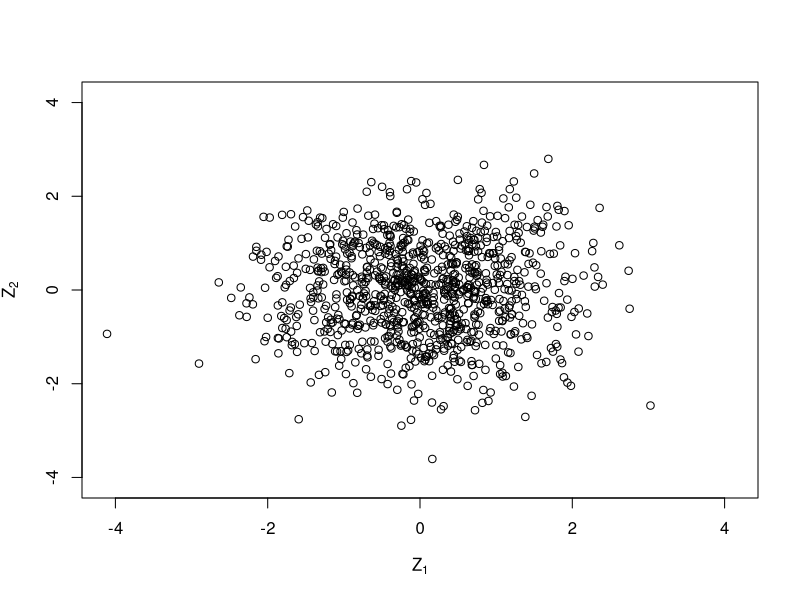
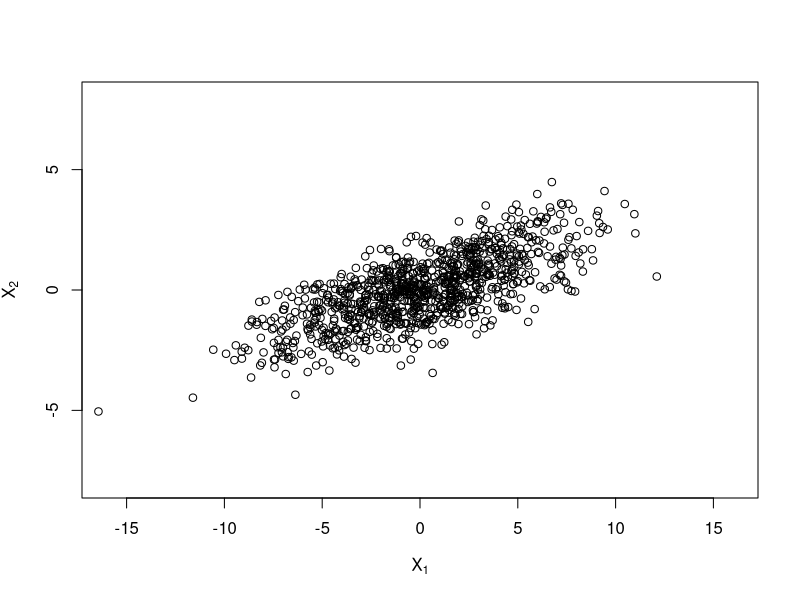
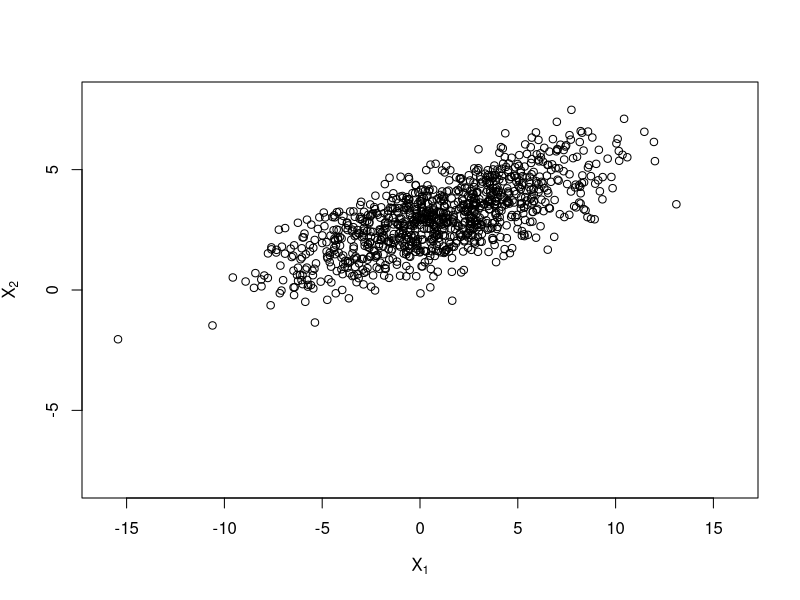
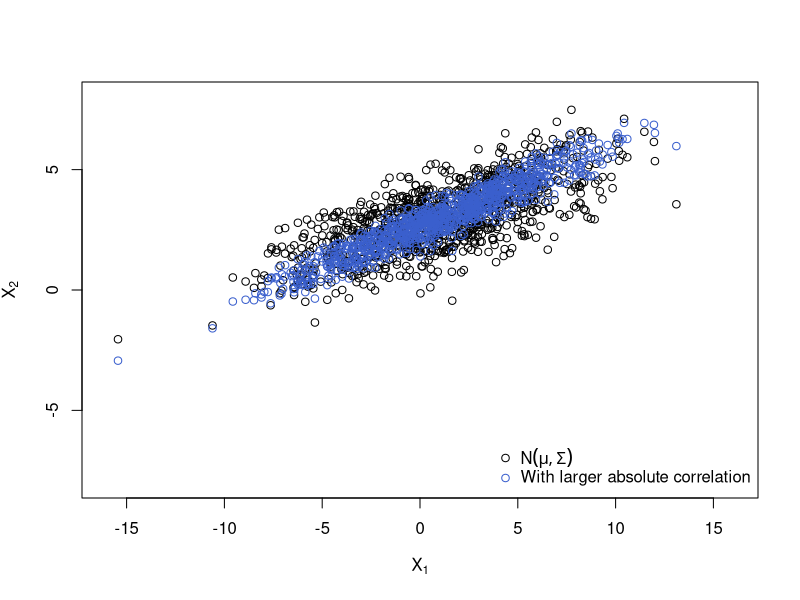
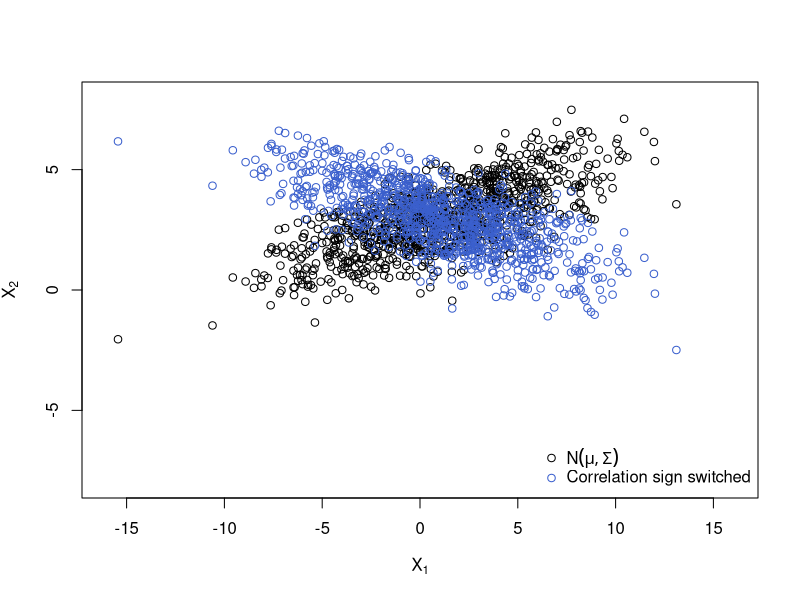
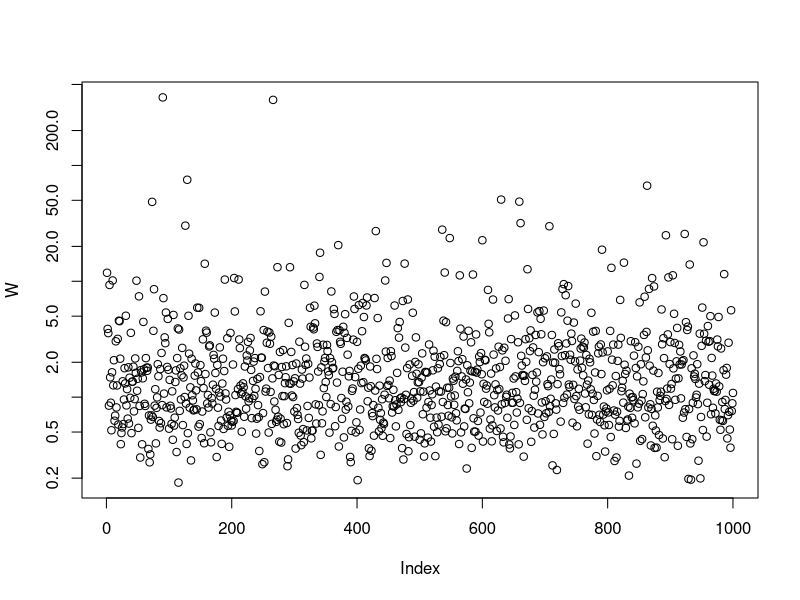
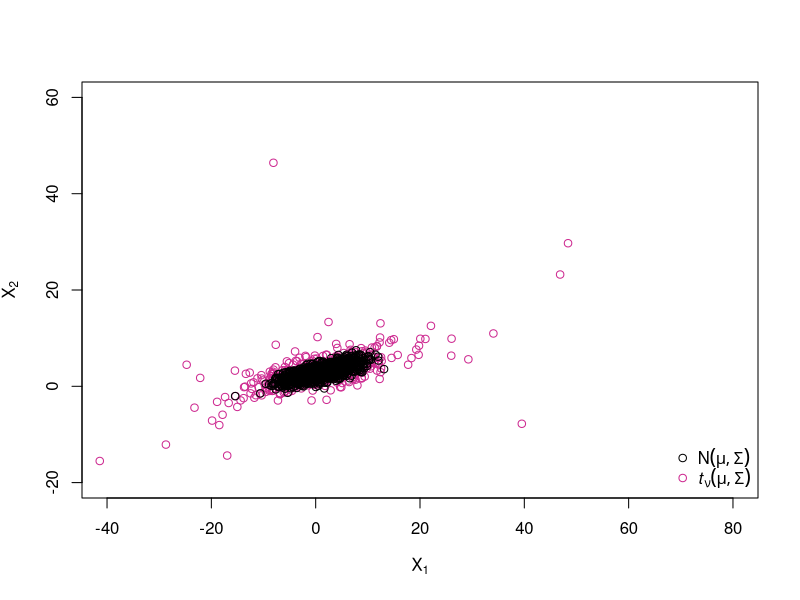
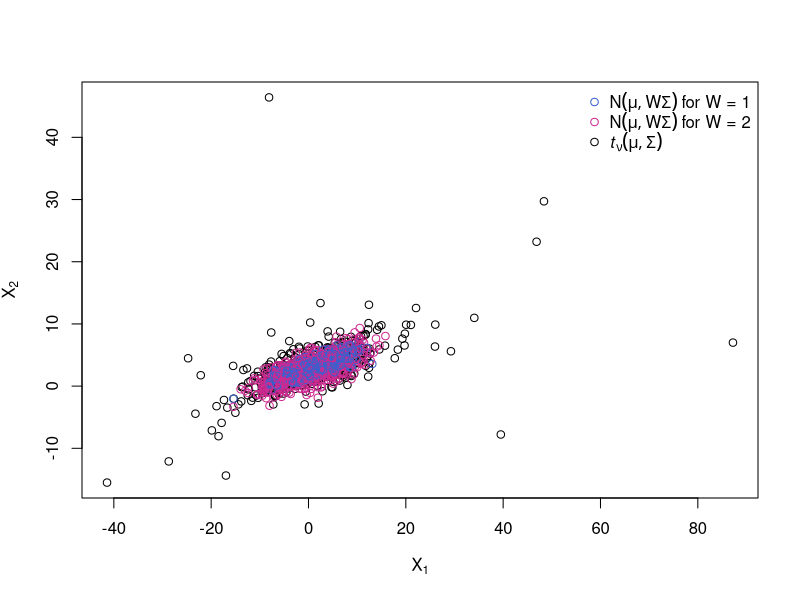

R code for these plots, in order:
## By Marius Hofert

## Understanding the construction of multivariate normal distributions,
## normal variance mixtures, elliptical distributions etc.
## Note: This is for educational purposes only; for several of the tasks
##       presented below, functions already exist in R packages.


### 1 Basic 'ingredients' ######################################################

### 1.1 Building a covariance/correlation matrix

## Covariance matrix
A <- matrix(c(4, 0,
              1, 1), ncol = 2, byrow = TRUE) # Cholesky factor of the ...
(Sigma <- A %*% t(A)) # ... symmetric, positive definite (covariance) matrix Sigma

## Corresponding correlation matrix
(P <- outer(1:2, 1:2, Vectorize(function(r, c)
    Sigma[r,c]/(sqrt(Sigma[r,r])*sqrt(Sigma[c,c]))))) # construct the corresponding correlation matrix
(P.  <- cov2cor(Sigma)) # for a more elegant solution, see the source of cov2cor()
stopifnot(all.equal(P., P))
## Another option would be as.matrix(Matrix::nearPD(Sigma, corr = TRUE, maxit = 1000)$mat)
## which works differently, though (by finding a correlation matrix close to the
## given matrix in the Frobenius norm) and thus gives a different answer.


### 1.2 Decomposing a covariance/correlation matrix

## We frequently need to decompose a covariance matrix Sigma (or correlation
## matrix P) as Sigma = AA^T. To this end there are several possibilities.

## The Cholesky decomposition
A. <- t(chol(Sigma)) # the Cholesky factor (lower triangular with real entries > 0)
stopifnot(all.equal(A. %*% t(A.), Sigma), # checking decomposition
          all.equal(A., A)) # checking uniqueness of the Cholesky decomposition

## Other decompositions of Sigma than A %*% t(A) are possible, too
if(FALSE) {
    ## Eigendecomposition (or spectral decomposition)
    eig <- eigen(Sigma) # eigenvalues and eigenvectors
    V <- eig$vectors # matrix of eigenvectors
    Lambda <- diag(pmax(eig$values, 0))
    stopifnot(all.equal(Sigma, V %*% Lambda %*% t(V))) # for real, symmetric matrices
    A.eig <- V %*% sqrt(Lambda) %*% t(V)
    Sigma.eig <- A.eig %*% t(A.eig)
    stopifnot(all.equal(Sigma.eig, Sigma))
    ## ... but A.. (non-triangular) and A (triangular) are different

    ## Singular-value decomposition
    sv <- svd(Sigma) # singular values, U, V (left/right singular vectors) such that Sigma = U diag(<singular values>) V^T
    A.sv <- sv$u %*% sqrt(diag(pmax(sv$d, 0))) %*% t(sv$v)
    Sigma.sv <- A.sv %*% t(A.sv)
    stopifnot(all.equal(Sigma.sv, Sigma))
}


### 2 Sampling from the multivariate normal distribution #######################

## Sampling Z (iid N(0,1))
n <- 1000 # sample size
d <- 2 # dimension
set.seed(271) # set a seed (for reproducibility)
Z <- matrix(rnorm(n * d), ncol = d) # sample iid N(0,1) random variates
mabs <- max(abs(Z))
lim <- c(-mabs, mabs)
plot(Z, xlim = lim, ylim = lim,
     xlab = expression(Z[1]), ylab = expression(Z[2]))

## Change the covariance matrix from identity to Sigma
X. <- t(A %*% t(Z)) # ~ N_d(0, Sigma)
xlim <- c(-16, 16)
ylim <- c(-8, 8)
plot(X., xlim = xlim, ylim = ylim,
     xlab = expression(X[1]), ylab = expression(X[2]))

## Use a shift to get X ~ N_d(mu, Sigma)
mu <- c(1, 3)
X.norm <- rep(mu, each = n) + X.
plot(X.norm, xlim = xlim, ylim = ylim,
     xlab = expression(X[1]), ylab = expression(X[2]))
## Think about why the rep() and why the t()'s above!
## See also Hofert (2013, "On Sampling from the Multivariate t Distribution")

## Plot (even larger correlation)
P. <- matrix(c(   1, 0.95,
               0.95, 1), ncol = d, byrow = TRUE)
Sigma. <- outer(1:d, 1:d, Vectorize(function(r, c)
                P.[r,c] * (sqrt(Sigma[r,r])*sqrt(Sigma[c,c])))) # construct the corresponding Sigma
## Note: When manually changing the off-diagonal entry of Sigma make sure that
##       |Sigma.[1,2]| <= sqrt(Sigma.[1,1]) * sqrt(Sigma.[2,2]) still holds
A. <- t(chol(Sigma.)) # new Cholesky factor
X.norm. <- rep(mu, each = n) + t(A. %*% t(Z)) # generate the sample
plot(rbind(X.norm, X.norm.), xlim = xlim, ylim = ylim,
     xlab = expression(X[1]), ylab = expression(X[2]),
     col = rep(c("black", "royalblue3"), each = n))
legend("bottomright", bty = "n", pch = c(1,1), col = c("black", "royalblue3"),
       legend = c(expression(N(mu,Sigma)),
                  expression("With larger absolute correlation")))

## Plot (switch sign of correlation)
Sigma. <- Sigma * matrix(c( 1, -1,
                           -1,  1), ncol = d, byrow = TRUE)
A. <- t(chol(Sigma.))
X.norm. <- rep(mu, each = n) + t(A. %*% t(Z))
plot(rbind(X.norm, X.norm.), xlim = xlim, ylim = ylim,
     xlab = expression(X[1]), ylab = expression(X[2]),
     col = rep(c("black", "royalblue3"), each = n))
legend("bottomright", bty = "n", pch = c(1,1), col = c("black", "royalblue3"),
       legend = c(expression(N(mu,Sigma)),
                  expression("Correlation sign switched")))

## Note: This has all been done based on the same Z (and we also recycle it below)!


### 3 Sampling from the multiv. t distribution (and other normal variance mixtures)

### 3.1 A sample from a multivariate t_nu distribution #########################

nu <- 3 # degrees of freedom
set.seed(314)
W <- 1/rgamma(n, shape = nu/2, rate = nu/2) # mixture variable for a multiv. t_nu distribution
plot(W, log = "y")
X.t <- rep(mu, each = n) + sqrt(W) * t(A %*% t(Z))
xlim <- c(-40, 80)
ylim <- c(-20, 60)
plot(rbind(X.t, X.norm), xlim = xlim, ylim = ylim,
     xlab = expression(X[1]), ylab = expression(X[2]),
     col = rep(c("maroon3", "black"), each = n))
legend("bottomright", bty = "n", pch = c(1,1), col = c("black", "maroon3"),
       legend = c(expression(N(mu,Sigma)),
                  expression(italic(t)[nu](mu,Sigma))))
## For more about sampling from the multivariate t distribution (especially
## what can go wrong!), see Hofert (2013, "On Sampling from the Multivariate t Distribution")


### 3.2 A 2-point distribution for W (= two 'overlaid' multiv. normals) ########

## Let's change the distribution of W to a 2-point distribution with
## W = 1 with prob. 0.5 and W = 2 with prob. 0.5. What we will see are two 'overlaid'
## normal distributions (as each of W = 1 and W = 2 corresponds to one).
W.binom <- 1 + rbinom(n, size = 1, prob = 0.5)
cols <- rep("royalblue3", n)
cols[W.binom == 2] <- "maroon3"
X.W.binom <- rep(mu, each = n) + sqrt(W.binom) * t(A %*% t(Z))
plot(rbind(X.t, X.W.binom), xlab = expression(X[1]), ylab = expression(X[2]),
     col = c(rep("black", n), cols))
legend("topright", bty = "n", pch = rep(1, 3), col = c("royalblue3", "maroon3", "black"),
       legend = c(expression(N(mu,W*Sigma)~"for W = 1"),
                  expression(N(mu,W*Sigma)~"for W = 2"),
                  expression(italic(t)[nu](mu,Sigma))))
## => With probability 0.5 we sample from a normal variance mixture with W = 1
##    and with probability 0.5 we sample from one with W = 2. By using a df for
##    W with infinite upper endpoint, we can reach further out in the tails than
##    with any multivariate normal distribution by overlaying normals
##    with different (unbounded) covariance matrices (and this is what is
##    creating heavier tails for the t distribution than the normal).


### 3.3 An *uncorrelated* multivariate t_nu distribution vs an independent one

A. <- diag(sqrt(diag(Sigma))) # Cholesky factor of the diagonal matrix containing the variances
X.t.uncor <- rep(mu, each = n) + sqrt(W) * t(A. %*% t(Z)) # uncorrelated t samples
X.t.ind   <- rep(mu, each = n) + matrix(rt(n * d, df = nu), ncol = d) # independent t samples
plot(rbind(X.t.uncor, # uncorrelated t; dependence only introduced by sqrt(W) => shifted spherical distribution
           X.t, # full t; dependence introduced by sqrt(W) *and* correlation
           X.t.ind), # independence
     xlim = xlim, ylim = ylim,
     xlab = expression(X[1]), ylab = expression(X[2]),
     col = rep(c("royalblue3", "maroon3", "black"), each = n))
legend("topright", bty = "n", pch = rep(1, 3), col = c("black", "royalblue3", "maroon3"),
       legend = c(expression("Independent"~italic(t)[nu]),
                  expression("Uncorrelated"~italic(t)[nu]~"(shifted spherical)"),
                  expression(italic(t)[nu](mu,Sigma))))
## => The uncorrelated (but not independent) samples show more mass in the joint
##    tails than the independent samples. The (neither uncorrelated nor independent)
##    t samples show the most mass in the joint tails.


### 3.4 A normal *mean*-variance mixture #######################################

## Now let's also 'mix' the mean (replace mu by mu(W)), to get a normal
## mean-variance mixture; here: choosing between two different locations mu
## depending on W.
mu. <- t(sapply(W.binom, function(w) mu + if(w == 1) 0 else c(15, 0)))
X.mean.var <- mu. + sqrt(W.binom) * t(A %*% t(Z))
plot(rbind(X.W.binom, X.mean.var), xlab = expression(X[1]), ylab = expression(X[2]),
     col = c(rep("black", n), cols))
legend("topleft", bty = "n", pch = rep(1, 3), col = c("black", "royalblue3", "maroon3"),
       legend = c(expression(N(mu,W*Sigma)~"for W"%in%"{1,2}"),
                  "Mean-var. mix for W = 1",
                  "Mean-var. mix for W = 2"))
## => Not only do the red points show more variation, they *also* have a different
##    location; clearly, this sample (blue + red points together) is not
##    elliptically distributed anymore.


### 4 Sampling elliptical distributions ########################################

### 4.1 Sample from a multivariate t_nu via elliptical distributions ###########

## Sample from the uniform distribution on the unit sphere (spherical distribution)
set.seed(271)
Z <- matrix(rnorm(n * d), ncol = d)
S <- Z/sqrt(rowSums(Z^2)) # Z/||Z||
lim <- c(-1.3, 1.3)
par(pty = "s")
plot(S, xlim = lim, ylim = lim,
     xlab = expression(S[1]), ylab = expression(S[2]))

## Add scale (elliptical distribution) by computing X = RAS (= ARS)
rho <- 0.8 # correlation
P <- matrix(c(  1, rho,
              rho, 1), ncol = 2) # correlation matrix
A <- chol(P) # Cholesky factor (here: upper triangular matrix for efficiency reasons)
X. <- t(A %*% t(S)) # (n, d) matrix
par(pty = "s")
plot(X., xlim = lim, ylim = lim,
     xlab = expression(X[1]), ylab = expression(X[2]))

## Add radial part of a t_nu distribution (spherical distribution)
nu <- 5
R <- sqrt(d * rf(n, df1 = d, df2 = nu))
X.. <- R * X.
ran <- c(min(X.., -max(X..)), max(X.., -min(X..)))
par(pty = "s")
plot(X.., xlim = ran, ylim = ran, xlab = expression(X[1]), ylab = expression(X[2]))

## Add location (elliptical distribution) by computing X = mu + RAS
mu <- c(ran[2]-max(X..[,1]), ran[2]-max(X..[,2])) # push sample towards the upper right corner
X <- rep(mu, each = n) + X..
par(pty = "s")
plot(X, xlim = ran, ylim = ran, xlab = expression(X[1]), ylab = expression(X[2]))


### 4.2 A 2-point distribution for R ###########################################

R <- 1 + rbinom(n, size = 1, prob = 2/3) # P(R = 1) = 1/3, P(R = 2) = 2/3
cols <- rep("royalblue3", n)
cols[R == 2] <- "maroon3" # prob. 2/3
X <- rep(mu, each = n) + t(A %*% t(R*S)) # same mu, A, S
par(pty = "s")
plot(X, xlab = expression(X[1]), ylab = expression(X[2]), col = cols)
legend("bottomright", bty = "n", pch = c(1,1), col = c("royalblue3", "maroon3"),
       legend = c("Elliptical for R = 1", "Elliptical for R = 2"))
## ... in other words, the radial part R scales each point on the ellipse AS
## to lie on another ellipse. For continuously distributed R, these ellipses
## are all overlaid (and thus not visible anymore), but for discrete R, we
## may see them (here: two ellipses).
